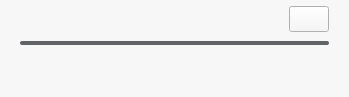
<?xml version="1.0" encoding="UTF-8"?>
<ui version="4.0">
 <class>TransfersAccountInfoWidget</class>
 <widget class="QWidget" name="TransfersAccountInfoWidget">
  <property name="geometry">
   <rect>
    <x>0</x>
    <y>0</y>
    <width>349</width>
    <height>97</height>
   </rect>
  </property>
  <property name="windowTitle">
   <string/>
  </property>
  <property name="styleSheet">
   <string notr="true">QWidget
{
background-color: #fff7f7f7; /*colorToken.surface-1*/
}

#lStorage
{
line-height: 18px;
color: #ff333333; /*colorToken.text-primary*/
}

#pbStorage
{
height: 4px;
min-height: 4px;
max-height: 4px;
border:0px;
border-radius: 2px;
background-color: #ff616366; /*colorToken.border-strong*/
}

#pbStorage::chunk
{
border-radius: 2px;
border: 0px;
}

#pbStorage::chunk[state=&quot;default&quot;]
{
background-color: #ff09bf5b; /*colorToken.indicator-green*/
}

#pbStorage::chunk[state=&quot;almost&quot;]
{
background-color: #fffb6514; /*colorToken.indicator-orange*/
}

#pbStorage::chunk[state=&quot;almostfull&quot;]
{
background-color: #fffb6514; /*colorToken.indicator-orange*/
}

#pbStorage::chunk[state=&quot;full&quot;]
{
background-color: #fff63d6b; /*colorToken.indicator-pink*/
}
</string>
  </property>
  <property name="TOKENIZED" stdset="0">
   <bool>true</bool>
  </property>
  <layout class="QVBoxLayout" name="verticalLayout">
   <property name="spacing">
    <number>13</number>
   </property>
   <property name="leftMargin">
    <number>0</number>
   </property>
   <property name="topMargin">
    <number>0</number>
   </property>
   <property name="rightMargin">
    <number>0</number>
   </property>
   <property name="bottomMargin">
    <number>0</number>
   </property>
   <item>
    <layout class="QVBoxLayout" name="vlContainer">
     <property name="spacing">
      <number>8</number>
     </property>
     <property name="leftMargin">
      <number>20</number>
     </property>
     <property name="topMargin">
      <number>4</number>
     </property>
     <property name="rightMargin">
      <number>20</number>
     </property>
     <property name="bottomMargin">
      <number>20</number>
     </property>
     <item>
      <widget class="QWidget" name="wTop" native="true">
       <property name="sizePolicy">
        <sizepolicy hsizetype="Preferred" vsizetype="Preferred">
         <horstretch>0</horstretch>
         <verstretch>0</verstretch>
        </sizepolicy>
       </property>
       <property name="minimumSize">
        <size>
         <width>0</width>
         <height>26</height>
        </size>
       </property>
       <property name="maximumSize">
        <size>
         <width>16777215</width>
         <height>26</height>
        </size>
       </property>
       <layout class="QHBoxLayout" name="hlTop">
        <property name="spacing">
         <number>0</number>
        </property>
        <property name="leftMargin">
         <number>0</number>
        </property>
        <property name="topMargin">
         <number>0</number>
        </property>
        <property name="rightMargin">
         <number>0</number>
        </property>
        <property name="bottomMargin">
         <number>0</number>
        </property>
        <item>
         <widget class="AccountTypeWidget" name="wAccountType" native="true">
          <property name="sizePolicy">
           <sizepolicy hsizetype="Preferred" vsizetype="Preferred">
            <horstretch>0</horstretch>
            <verstretch>0</verstretch>
           </sizepolicy>
          </property>
          <property name="minimumSize">
           <size>
            <width>0</width>
            <height>0</height>
           </size>
          </property>
          <property name="maximumSize">
           <size>
            <width>16777215</width>
            <height>16777215</height>
           </size>
          </property>
         </widget>
        </item>
        <item>
         <spacer name="horizontalSpacer">
          <property name="orientation">
           <enum>Qt::Horizontal</enum>
          </property>
          <property name="sizeHint" stdset="0">
           <size>
            <width>40</width>
            <height>26</height>
           </size>
          </property>
         </spacer>
        </item>
        <item>
         <widget class="QPushButton" name="bUpgrade">
          <property name="sizePolicy">
           <sizepolicy hsizetype="Preferred" vsizetype="Fixed">
            <horstretch>0</horstretch>
            <verstretch>0</verstretch>
           </sizepolicy>
          </property>
          <property name="minimumSize">
           <size>
            <width>0</width>
            <height>26</height>
           </size>
          </property>
          <property name="maximumSize">
           <size>
            <width>16777215</width>
            <height>26</height>
           </size>
          </property>
          <property name="cursor">
           <cursorShape>PointingHandCursor</cursorShape>
          </property>
          <property name="styleSheet">
           <string notr="true"/>
          </property>
          <property name="text">
           <string/>
          </property>
          <property name="type" stdset="0">
           <string notr="true">primary</string>
          </property>
          <property name="dimension" stdset="0">
           <string notr="true">small</string>
          </property>
         </widget>
        </item>
       </layout>
      </widget>
     </item>
     <item>
      <widget class="QWidget" name="wBottom" native="true">
       <property name="sizePolicy">
        <sizepolicy hsizetype="Preferred" vsizetype="Fixed">
         <horstretch>0</horstretch>
         <verstretch>0</verstretch>
        </sizepolicy>
       </property>
       <property name="minimumSize">
        <size>
         <width>0</width>
         <height>34</height>
        </size>
       </property>
       <property name="maximumSize">
        <size>
         <width>16777215</width>
         <height>34</height>
        </size>
       </property>
       <layout class="QVBoxLayout" name="vlStorage">
        <property name="spacing">
         <number>8</number>
        </property>
        <property name="leftMargin">
         <number>0</number>
        </property>
        <property name="topMargin">
         <number>0</number>
        </property>
        <property name="rightMargin">
         <number>0</number>
        </property>
        <property name="bottomMargin">
         <number>0</number>
        </property>
        <item>
         <widget class="QProgressBar" name="pbStorage">
          <property name="minimumSize">
           <size>
            <width>0</width>
            <height>4</height>
           </size>
          </property>
          <property name="maximumSize">
           <size>
            <width>16777215</width>
            <height>4</height>
           </size>
          </property>
          <property name="value">
           <number>0</number>
          </property>
          <property name="textVisible">
           <bool>false</bool>
          </property>
         </widget>
        </item>
        <item>
         <widget class="QLabel" name="lStorage">
          <property name="sizePolicy">
           <sizepolicy hsizetype="Preferred" vsizetype="Fixed">
            <horstretch>0</horstretch>
            <verstretch>0</verstretch>
           </sizepolicy>
          </property>
          <property name="minimumSize">
           <size>
            <width>0</width>
            <height>18</height>
           </size>
          </property>
          <property name="maximumSize">
           <size>
            <width>16777215</width>
            <height>18</height>
           </size>
          </property>
          <property name="text">
           <string/>
          </property>
         </widget>
        </item>
       </layout>
      </widget>
     </item>
    </layout>
   </item>
  </layout>
 </widget>
 <customwidgets>
  <customwidget>
   <class>AccountTypeWidget</class>
   <extends>QWidget</extends>
   <header location="global">AccountTypeWidget.h</header>
   <container>1</container>
  </customwidget>
 </customwidgets>
 <resources/>
 <connections/>
</ui>
